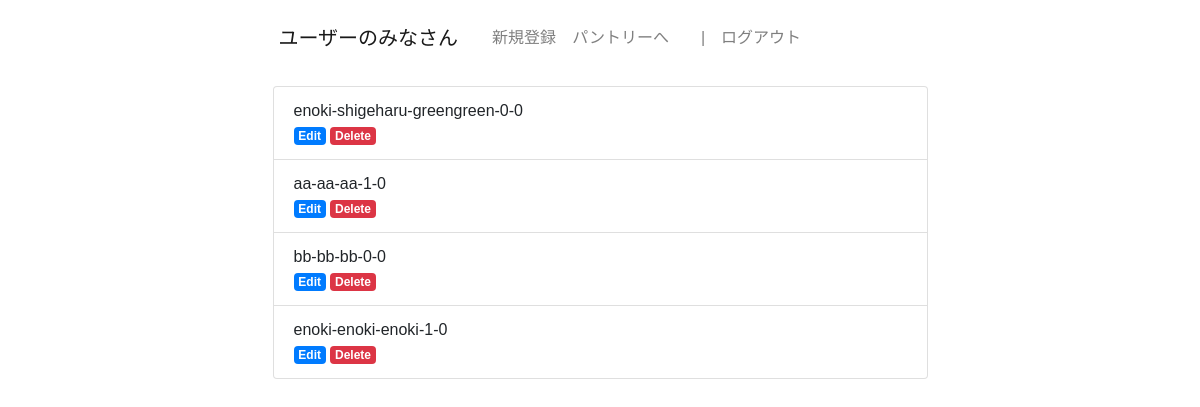
/USER/select.php (signed in), run on the app's committed database.
### tables this page shows
CREATE TABLE `gs_bm_table` (
  `id` int(12) NOT NULL,
  `Uname` varchar(64) NOT NULL COMMENT 'ユーザ名',
  `lid` varchar(128) NOT NULL COMMENT 'ログインID',
  `lpw` varchar(64) NOT NULL COMMENT 'パスワード',
  `kanri_flg` int(4) NOT NULL COMMENT '一般：0，管理者：1',
  `life_flg` int(4) NOT NULL COMMENT 'アクティブ：0，非アクティブ：1'
);

### USER/select.php (the view, shortened to what this page needs)
<?php
$pdo = db_conn();
$sql = 'SELECT * FROM gs_bm_table';
$stmt = $pdo->prepare($sql);
$status = $stmt->execute();
$view = '';
if ($status == false) {
    $error = $stmt->errorInfo();
    exit('sqlError:' . $error[2]);
} else {
    while ($result = $stmt->fetch(PDO::FETCH_ASSOC)) {
        $view .= '<li class="list-group-item">';
        $view .= '<p>' . $result['Uname'] . '-' . $result['lid'] . '-' . $result['lpw'] . '-' . $result['kanri_flg'] . '-' . $result['life_flg'] . '</p>';
        $view .= '<a href="detail.php?id=' . $result[id] . '" class="badge badge-primary">Edit</a> ';
        $view .= '<a href="delete.php?id=' . $result[id] . '" class="badge badge-danger">Delete</a>';
        $view .= '</li>';
    }
}
?>
<!DOCTYPE html>
<html lang="ja">
<head>
    <link rel="stylesheet" href="https://stackpath.bootstrapcdn.com/bootstrap/4.2.1/css/bootstrap.min.css">
    <link rel="stylesheet" href="../css/my.css">
</head>
<body class="body">
    <header>
        <nav class="navbar navbar-expand-lg navbar-light">
            <a class="navbar-brand" href="#">ユーザーのみなさん</a>
            <div class="collapse navbar-collapse" id="navbarNav">
                <ul class="navbar-nav">
                    <li class="nav-item">
                        <a class="nav-link" href="index.php">新規登録</a>
                    </li>
                    <li class="nav-item">
                        <a class="nav-link" href="../select.php">パントリーへ</a>
                    </li>
                    <li class="nav-item"><a class="nav-link" href="../logout.php">　|　ログアウト</a></li>
                </ul>
            </div>
        </nav>
    </header>
    <div>
        <ul class="list-group">
            <?= $view ?>
        </ul>
    </div>
</body>
</html>

### css/my.css (style rules this page uses)
.body { font-size: 12px; margin:0px auto; width: 675px; font-family: 'M PLUS 1p', sans-serif; }
P { padding:0; margin:0px; }

### USER/select.php (style rules this page uses)
div { padding: 10px; font-size: 16px; }

### data on the page
gs_bm_table: Uname "enoki", lid "shigeharu", lpw "greengreen", kanri_flg "0", life_flg "0"
gs_bm_table: Uname "aa", lid "aa", lpw "aa", kanri_flg "1", life_flg "0"
gs_bm_table: Uname "bb", lid "bb", lpw "bb", kanri_flg "0", life_flg "0"
gs_bm_table: Uname "enoki", lid "enoki", lpw "enoki", kanri_flg "1", life_flg "0"
